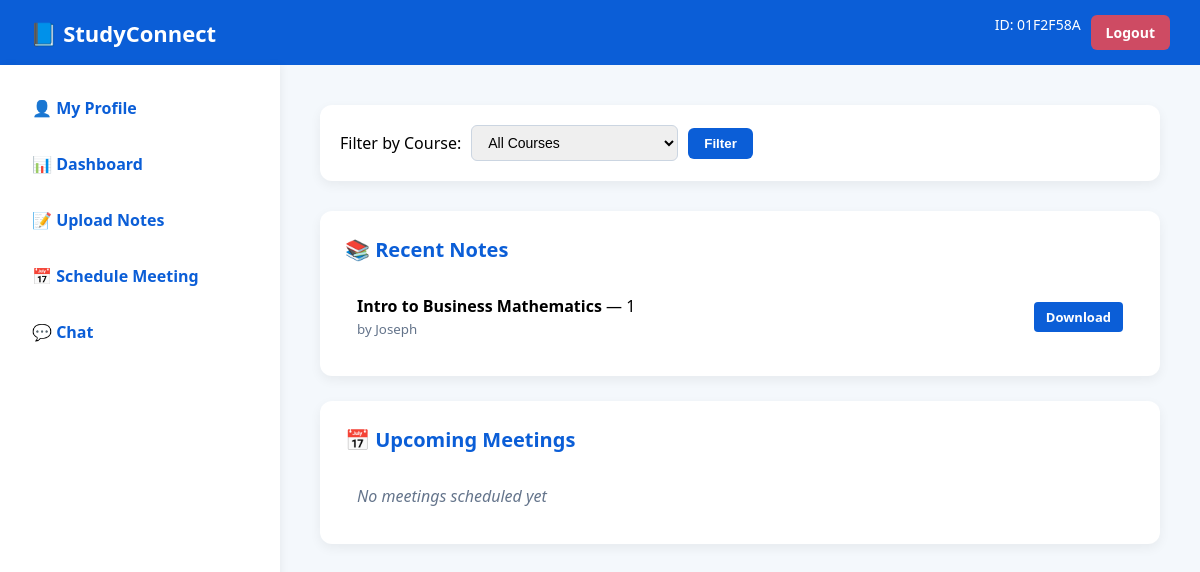
The app's page / (signed in) with its own data.
### core/models.py (models this page shows, shortened)
class CustomUser(AbstractUser):
    user_id = models.CharField(max_length=12, unique=True, editable=False)
    email = models.EmailField(unique=True)

class Note(models.Model):
    course = models.ForeignKey(Course, on_delete=models.CASCADE)
    title = models.CharField(max_length=200)
    file = models.FileField(upload_to="notes/")
    uploaded_by = models.ForeignKey("CustomUser", on_delete=models.CASCADE)

class Course(models.Model):
    name = models.CharField(max_length=120)
    code = models.CharField(max_length=20)
    def __str__(self):
        return f"{self.code} - {self.name}"

### core/views.py (the view)
# urls.py: path("", views.dashboard, name="dashboard"),
@login_required
def dashboard(request):
    course_id = request.GET.get("course")
    notes = Note.objects.all()
    meetings = Meeting.objects.all()
    if course_id:
        notes = notes.filter(course_id=course_id)
        meetings = meetings.filter(course_id=course_id)
    courses = Course.objects.all()
    return render(request, "core/dashboard.html", {
        "notes": notes[:5],
        "meetings": meetings[:5],
        "courses": courses
    })

### core/templates/core/dashboard.html (shortened to what this page needs)
<!DOCTYPE html>
<html>
<head>
</head>
<body>
<div class="topbar">
    <span>📘 StudyConnect</span>
    {% if user.user_id %}
    <div class="topbar-actions">
        <span style="font-size: 14px; font-weight: normal;">ID: {{ user.user_id }}</span>
        <a href="{% url 'logout' %}" class="logout-btn">Logout</a>
    </div>
    {% endif %}
</div>
<div class="container">
    <div class="sidebar">
        <a href="{% url 'profile' %}">👤 My Profile</a>
        <a href="{% url 'dashboard' %}">📊 Dashboard</a>
        <a href="{% url 'upload_note' %}">📝 Upload Notes</a>
        <a href="{% url 'schedule' %}">📅 Schedule Meeting</a>
        <a href="{% url 'users_list' %}">💬 Chat</a>
    </div>
    <div class="content">
        <div class="filter-section">
            <form method="GET">
                <label for="course">Filter by Course:</label>
                <select name="course" id="course">
                    <option value="">All Courses</option>
                </select>
                <button type="submit">Filter</button>
            </form>
        </div>
        <div class="card">
            <h3>📚 Recent Notes</h3>
            <ul>
                {% for note in notes %}
                <li>
                    <div>
                        <strong>{{ note.title }}</strong> — {{ note.course.code }}
                        <br><small style="color: #64748b;">by {{ note.uploaded_by.username }}</small>
                    </div>
                    <a href="{{ note.file.url }}" download>Download</a>
                </li>
                {% empty %}
                <li><span class="empty-message">No notes uploaded yet</span></li>
                {% endfor %}
            </ul>
        </div>
        <div class="card">
            <h3>📅 Upcoming Meetings</h3>
            <ul>
                {% for m in meetings %}
                <li>
                    <div>
                        <strong>{{ m.topic }}</strong> — {{ m.course.code }}
                        <br><small style="color: #64748b;">{{ m.date|date:"M d, Y H:i" }}</small>
                    </div>
                    <a href="{% url 'join_meeting' m.id %}">Join</a>
                </li>
                {% empty %}
                <li><span class="empty-message">No meetings scheduled yet</span></li>
                {% endfor %}
            </ul>
        </div>
    </div>
</div>
</body>
</html>

### core/templates/core/dashboard.html (style rules this page uses)
body { margin: 0; font-family: Segoe UI, sans-serif; background: #f4f8fc; }
.topbar { background: #0b5ed7; color: white; padding: 15px 30px; font-size: 22px; font-weight: bold; display: flex; justify-content: space-between; align-items: center; }
.topbar-actions { display: flex; gap: 10px; }
.logout-btn { background: rgba(255, 70, 70, 0.8); color: white; padding: 8px 15px; border-radius: 6px; text-decoration: none; font-weight: bold; font-size: 14px; transition: 0.3s; }
.container { display: flex; }
.sidebar { width: 240px; background: #ffffff; height: 100vh; padding: 20px; box-shadow: 2px 0 8px rgba(0, 0, 0, 0.05); overflow-y: auto; }
.sidebar a { display: block; padding: 12px; margin-bottom: 10px; text-decoration: none; color: #0b5ed7; font-weight: 600; border-radius: 8px; transition: 0.3s; }
.content { flex: 1; padding: 40px; overflow-y: auto; }
.filter-section { background: white; padding: 20px; border-radius: 12px; margin-bottom: 30px; box-shadow: 0 4px 12px rgba(0, 0, 0, 0.06); }
.filter-section form { display: flex; gap: 10px; align-items: center; }
.filter-section select { padding: 8px 12px; border: 1px solid #cbd5e1; border-radius: 6px; font-size: 14px; }
.filter-section button { background: #0b5ed7; color: white; border: none; padding: 8px 16px; border-radius: 6px; cursor: pointer; font-weight: 600; transition: 0.3s; }
.card { background: white; padding: 25px; margin-bottom: 25px; border-radius: 12px; box-shadow: 0 4px 12px rgba(0, 0, 0, 0.06); }
.card h3 { margin-top: 0; color: #0b5ed7; font-size: 20px; }
.card ul { list-style: none; padding: 0; margin: 0; }
.card li { padding: 12px; border-bottom: 1px solid #e2e8f0; display: flex; justify-content: space-between; align-items: center; }
.card li:last-child { border-bottom: none; }
.card li a { background: #0b5ed7; color: white; padding: 6px 12px; border-radius: 4px; text-decoration: none; font-size: 13px; font-weight: 600; transition: 0.3s; }
.empty-message { color: #64748b; font-style: italic; }

### records on screen
CustomUser: user_id "01F2F58A"
Note: title "Intro to Business Mathematics", course.code "1", uploaded_by.username "Joseph"
